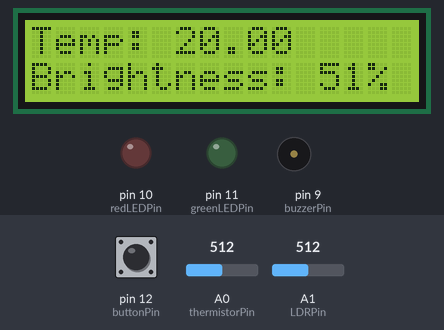
A sketch run on a simulated Arduino Uno, built with avr-gcc and run on an emulated ATmega328P. Shown: 16×2 character LCD, output pins drawn as LEDs (lit = HIGH), buzzer (waves = sounding, pin HIGH). Dashed ring = blinking. The inputs (shaded band) are chosen by the test bench; at power-on: A0 (thermistorPin) = 512, pin 12 (buttonPin) HIGH, A1 (LDRPin) = 512.

Above: at 1.2 s.
1.3 s: A0 (thermistorPin) set to 829
At 2.4 s:
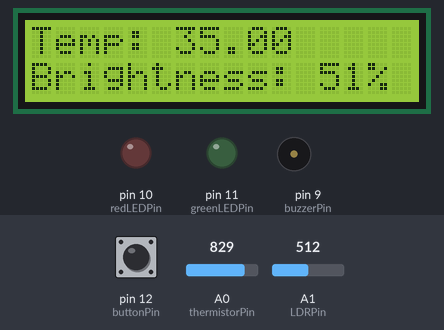
2.9 s: A0 (thermistorPin) set to 856
At 3.7 s:
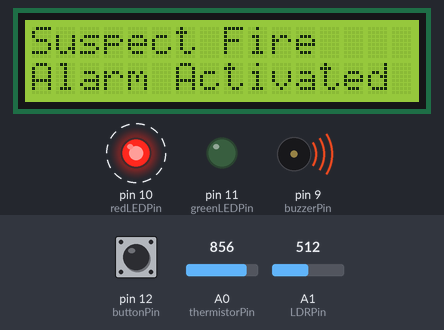
Timing chart, 0 to 11.9 s (numbered marks = the images above; inputs shaded):
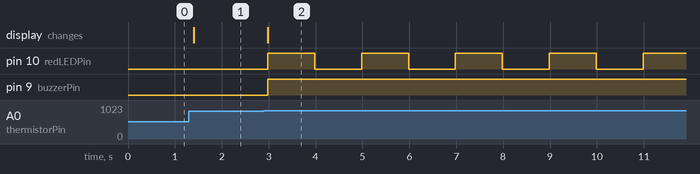

Measured:
- the behaviour switches between 839 and 840 on A0 (thermistorPin) (found by bisection; images 1 and 2)
- after the input at 1.3 s, the display: changes after 0.10 s (image 1)
- after the input at 2.9 s, pin 10 (redLEDPin): alternates HIGH for 1.0 s and LOW for 1.0 s, starting after 0.08 s; pin 9 (buzzerPin): LOW → HIGH after 0.08 s; the display: changes after 0.08 s (image 2)

The sketch:

Project_Thermistor_LCDI2C.ino
```cpp
#include <LiquidCrystal_I2C.h>
#include <Wire.h>

#define LDRPin A1
#define thermistorPin A0
#define redLEDPin 10
#define greenLEDPin 11
#define buttonPin 12
#define buzzerPin 9
#define cooldownTime 10000

int thermistorSensorValue;
int ldrSensorValue;
String tempOutput;
String ldrOutput;
const int maxLdrValue = 950;
const int minLdrValue = 50;
int brightnessPercentage;
float TCelsius;
int alarmState = 0;
unsigned long previousTime = 0;
int buttonState = 1;
int previousTimeButton = 0;
int deactivateState = 0;
unsigned long currentTime;
unsigned long timePressed;
int isPressed = 0;
int deactivatedTime = -9999;

LiquidCrystal_I2C lcd(0x27, 2,1,0,4,5,6,7,3,POSITIVE);

void setup() {
  // put your setup code here, to run once:
  Serial.begin(9600);
  pinMode(redLEDPin, OUTPUT);
  pinMode(greenLEDPin, OUTPUT);
  pinMode(buttonPin,INPUT_PULLUP);
  pinMode(buzzerPin, OUTPUT);
  lcd.begin(16, 2);
  lcd.backlight();
  lcd.print("Hello,UCTRONICS!");

}

void loop() {
  // put your main code here, to run repeatedly:
  displayReadings();
  if (TCelsius>35.0){
    if (millis()-deactivatedTime>cooldownTime)
      activateAlarm();
  }
  delay(100);
}
```

functions.ino
```cpp
int calcTemp(int tempReading) {
  double tempK = log(10000.0 * ((1024.0 / tempReading - 1)));
  tempK = 1 / (0.001129148 + (0.000234125 + (0.0000000876741 * tempK * tempK )) * tempK );       //  Temp Kelvin
  float tempC = tempK - 273.15;            // Convert Kelvin to Celcius
  float tempVolts = tempReading * 5.0 / 1024.0;
  tempC = (tempVolts - 0.5) * 10.0;
  return tempC;
}

void displayReadings() {
  thermistorSensorValue = analogRead(thermistorPin);
  ldrSensorValue = analogRead(LDRPin);

  brightnessPercentage = map(ldrSensorValue, 50, 950, 0, 100);
  TCelsius = calcTemp(thermistorSensorValue);

  tempOutput = "Temp: " + String(TCelsius);
  ldrOutput = "Brightness: " + String(brightnessPercentage) + "%";
  lcd.clear();
  lcd.setCursor(0, 0);
  lcd.print(tempOutput);
  lcd.setCursor(0, 1);
  lcd.print(ldrOutput);
}

void activateAlarm(){
  lcd.clear();
  lcd.setCursor(0, 0);
  lcd.print("Suspect Fire");
  lcd.setCursor(0, 1);
  lcd.print("Alarm Activated");
  deactivateState = 0;
  while (deactivateState == 0){
    digitalWrite(greenLEDPin, LOW);
    currentTime = millis();
    if (currentTime-previousTime>1000){
      previousTime = currentTime;
      digitalWrite(redLEDPin, !digitalRead(redLEDPin));
    }
    digitalWrite(buzzerPin, HIGH);
    checkButton();
  }

}

void deactivateAlarm(){
  digitalWrite(redLEDPin, LOW);
  digitalWrite(buzzerPin, LOW);
  digitalWrite(greenLEDPin, HIGH);
  deactivateState = 1;
  deactivatedTime = millis();
}

void checkButton(){
  buttonState = digitalRead(buttonPin);
  if (buttonState == 0){
    if (isPressed == 0){
      timePressed = millis();
      isPressed = 1;
      }
    else{
      if (millis() - timePressed > 1000)
      {
        deactivateAlarm();
      }
    }
  } else {
    isPressed = 0;
  }


}
```
